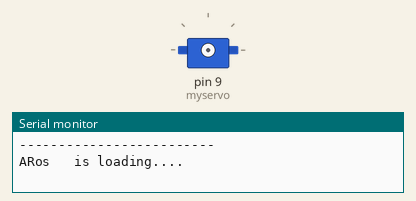
Simulated run of this sketch. Board: Arduino Uno, built with avr-gcc and run on an emulated ATmega328P. On the bench: servo, the last lines printed to the serial monitor.

Above: at 0.1 s.
At 1.1 s:
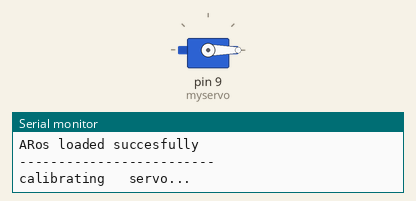
At 2.1 s:
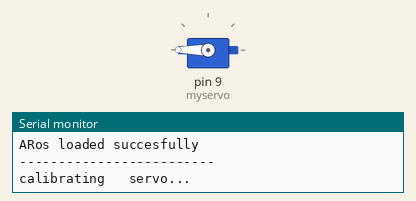
Timing chart, 0 to 4.5 s (numbered marks = the images above):
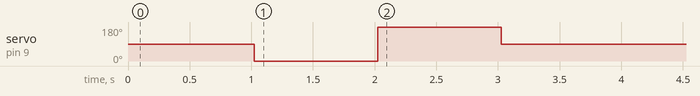

The sketch:

servo_control_keyboard.ino
```cpp
#include <Servo.h>
Servo myservo;
int pos = 0;

void setup() {
  Serial.begin(9600);
  while (!Serial);
  Serial.println("-------------------------");
  Serial.println("ARos   is loading....");
  delay(1000);
  Serial.println("ARos loaded succesfully");
  Serial.println("-------------------------");
  myservo.attach(9);
  Serial.println("calibrating   servo...");
  for (pos = 0; pos <= 180; pos += 1){
    myservo.write(0);
  }
  delay(1000);
  myservo.write(180);
  delay(1000);
  myservo.write(90);
  delay(1000);
  Serial.println("servo   calibrated");
  Serial.println("-------------------------");
  Serial.println("Comand   input online, write command to perform action");
  Serial.println("-------------------------");
}

void loop() {

  if (Serial.available()) {
    char command = Serial.read();
    if (command == 'd'){
      if (pos != 180){
        pos = pos + 1;
        myservo.write(pos);
        Serial.println(pos);
      }
      else {
        Serial.println("cannot execute command");
      }
    }
    if (command == 'a'){
      if (pos != 0){
        pos = pos - 1;
        myservo.write(pos);
        Serial.println(pos);
      }
      else {
        Serial.println("cannot execute command");
      }
    }
  }
}
```
